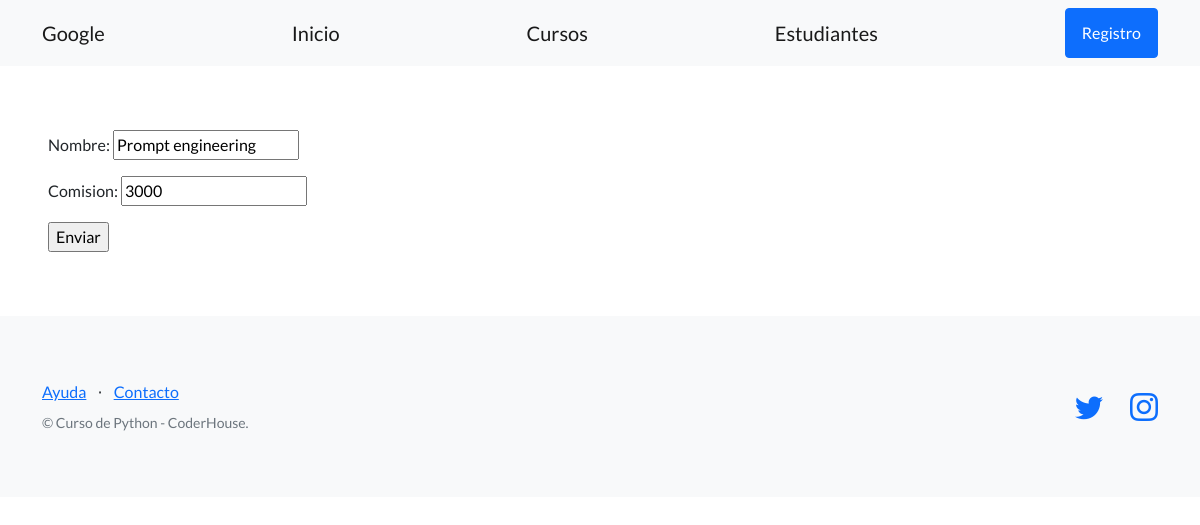
/estudios/editar-curso/4/, run on an earlier commit of the app's database.
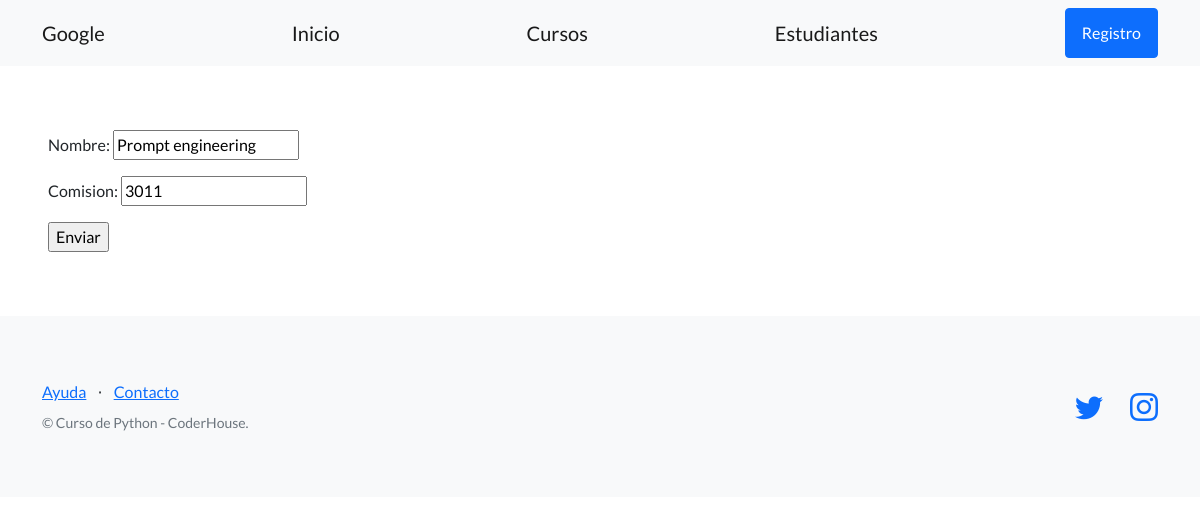
And on a later commit of the database.
### control_estudios/models.py (models this page shows, shortened)
class Curso(models.Model):
    nombre = models.CharField(max_length=64)  # Equivalente de str
    comision = models.IntegerField()  # Equivalent de int

### control_estudios/views.py (the view)
# urls.py: path("editar-curso/<int:id>/", editar_curso, name="editar_curso"),
def editar_curso(request, id):
    curso = Curso.objects.get(id=id)
    if request.method == "POST":
        formulario = CursoFormulario(request.POST)
        if formulario.is_valid():
            data = formulario.cleaned_data
            curso.nombre = data['nombre']
            curso.comision = data['comision']
            curso.save()
            url_exitosa = reverse('lista_cursos')
            return redirect(url_exitosa)
    else:  # GET
        inicial = {
            'nombre': curso.nombre,
            'comision': curso.comision,
        }
        formulario = CursoFormulario(initial=inicial)
    return render(
        request=request,
        template_name='control_estudios/formulario_curso.html',
        context={'formulario': formulario},
    )

### control_estudios/forms.py
class CursoFormulario(forms.Form):
    nombre = forms.CharField(required=True, max_length=64)
    comision = forms.IntegerField(required=True, max_value=50000)

### control_estudios/templates/control_estudios/formulario_curso.html (shortened to what this page needs)
{% extends "control_estudios/base.html" %}
{% block contenido %}
<form method="post">
  {{ formulario.as_p }}
  <input type="submit" value="Enviar" />
</form>
{% endblock contenido %}

What changed in the data, as far as the page shows it:
changed Curso "Prompt engineering": comision "3000" → "3011"
